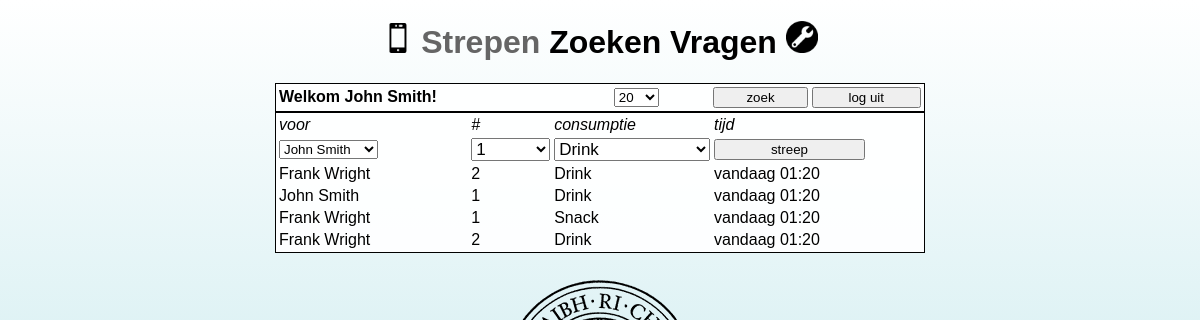
Screenshot of /StreepApp/desktop.php (signed in) with the database file from the repository.
### tables this page shows
CREATE TABLE `personalia` (
  `ID` int(255) NOT NULL,
  `name` char(255) NOT NULL,
  `email` varchar(255) NOT NULL,
  `password` varchar(128) NOT NULL DEFAULT 'qwerty123',
  `debt` float NOT NULL,
  `lastused` datetime NOT NULL,
  `isAdmin` tinyint(1) NOT NULL DEFAULT 0,
  `isActive` tinyint(1) NOT NULL DEFAULT 1
);

CREATE TABLE `purchases` (
  `purchID` int(11) NOT NULL,
  `prodID` int(11) NOT NULL,
  `custID` int(11) NOT NULL,
  `devID` int(11) NOT NULL,
  `purchAmount` int(11) NOT NULL,
  `purchDate` datetime DEFAULT current_timestamp(),
  `purchPrice` float NOT NULL
);

CREATE TABLE `products` (
  `prodID` int(11) NOT NULL,
  `prodName` varchar(255) NOT NULL,
  `prodPrice` float NOT NULL,
  `colorHex` varchar(7) NOT NULL DEFAULT 'FF0000',
  `timessold` int(255) NOT NULL,
  `lastsold` datetime NOT NULL DEFAULT current_timestamp(),
  `isActive` tinyint(1) NOT NULL DEFAULT 1
);

### StreepApp/lookup.php (called while the page is built, shortened)
<?php
function isAdmin($ID) {
    include 'connectDB.php';
	$result = mysqli_fetch_array(mysqli_query($conn, "SELECT isAdmin FROM personalia WHERE ID = '$ID'"));
    return $result['isAdmin'];
}
function giveName($ID) {
    include 'connectDB.php';
	$result = mysqli_fetch_array(mysqli_query($conn, "SELECT name FROM personalia WHERE ID = '$ID'"));
	if(isset($result['name'])){
	    return $result['name'];
	}
	else{return "<i><font color='#9D9D9D'>[verwijderd]</i>";}
}
function giveProduct($ID) {
    include 'connectDB.php';
	$result = mysqli_fetch_array(mysqli_query($conn, "SELECT prodName FROM products WHERE prodID = '$ID'"));
	if(isset($result['prodName'])){
	    return $result['prodName'];
	}
	else{return "<i><font color='#9D9D9D'>[verwijderd]</i>";}
}
?>

### StreepApp/desktop.php (the view, shortened to what this page needs)
<?php
	include 'IDcheck.php';
	include 'connectDB.php';
	include 'lookup.php';
?>
<!doctype html>
<link href="css/outstyle.css" rel="stylesheet" type="text/css" media="screen"/>
    <h1>
    	<a href="mobile.php"><img src="img/mob.png" width="30" height="30" alt=""/></a>
    		          			Strepen
        <a href="mylist.php">	Zoeken</a>
        <a href="contact.php">	Vragen</a>
		<?php if(isAdmin($_COOKIE['deviceID'])){echo('<a href="custList.php"><img src="img/alter.png" width="32" height="32"/></a>');}
        ?>
    </h1>
</head>
<body>
<?php if(!isset($_POST['max'])){$max = 20;}else{$max = $_POST['max'];}?>
<table>
	<tr>
    	<td>
        	<?php echo("<b>Welkom " . giveName($_COOKIE['deviceID']) ."!</b>");?>
		</td>
		<form action="desktop.php" method="post">
		<td>
        	<select name="max" >
                <option><?php echo $max;?></option>
			</select>
		</td>
		<td>
        	<input type="submit" name="retable" value="zoek">
		</td>
		</form>
		<form action="logout.php" method="post">
    	<td>
        	<input type="submit" name="logout" value="log uit">
       	</td>
		</form>
    </tr>
</table>
<table>
	<tr>
		<td><i>	voor		</i></td>
		<td><i>	#			</i></td>
		<td><i>	consumptie	</i></td>
		<td><i>	tijd		</i></td>
	</tr>
	<tr>
    	<form action="streep.php" method="post">
        <td>
        	<select name="name"><?php
				echo "<option>" . giveName($_COOKIE['deviceID']) . "</option>";
			?></select >
		</td>
		<td>
        	<select name="amount"  style="font-size:17px;width:100%;"><?php
				for ($i = 1; $i <= 10; $i++) {
					echo "<option>" . $i . "</option>";
				}
			?></select>
        </td>
		<td>
        	<select name="product" style="font-size:17px;width:100%"><?php
				$query = "SELECT * FROM products ORDER BY timessold DESC";
				$result = mysqli_query($conn, $query);
                while($nextup = mysqli_fetch_array($result)){
					echo "<option>" . $nextup['prodName']."</option>";
				}
             ?></select>
		</td>
		<td>
        	<input type="submit" name="streep" value="streep"style="width:75%"><br>
		</td>
        </form>
        <td><?php
            $result = mysqli_query($conn, "SELECT * FROM purchases ORDER BY purchDate DESC");
			$counter = 0;
            while($nextup = mysqli_fetch_array($result) and ($counter < $max)){
				$counter++;
				$adjective = '';
				if(date('d')==date("d", strtotime($nextup['purchDate']))){		  $date = $nextup['purchDate'];$month = addcslashes(translate_names(date('F', strtotime($date))), 'a..zA..Z');$string = "H:i";$adjective = 'vandaag ';}
				elseif((date('d')-1)==date("d", strtotime($nextup['purchDate']))){$date = $nextup['purchDate'];$month = addcslashes(translate_names(date('F', strtotime($date))), 'a..zA..Z');$string = "H:i";$adjective = 'gisteren  ';}
				elseif((date('d')-2)==date("d", strtotime($nextup['purchDate']))){$date = $nextup['purchDate'];$month = addcslashes(translate_names(date('F', strtotime($date))), 'a..zA..Z');$string = "H:i";$adjective = 'eergisteren  ';}
				elseif(date('Y')==date("Y", strtotime($nextup['purchDate']))){	  $date = $nextup['purchDate'];$month = addcslashes(translate_names(date('F', strtotime($date))), 'a..zA..Z');$string = "d $month H:i";}
				else{														 	  $date = $nextup['purchDate'];$month = addcslashes(translate_names(date('F', strtotime($date))), 'a..zA..Z');$string = "d $month Y H:i";}
				echo "<tr>
						<td>" 	. giveName($nextup['custID']) . "</td>
						<td>" 	. $nextup['purchAmount'] . "</td>
						<td>" 	. giveProduct($nextup['prodID']) . "</td>
						<td>" 	. "$adjective" . date($string, strtotime($date)) .	 "</td>
				</tr>";
			}
		?></td>
	</tr>
</table>
</body>
</html>

### StreepApp/css/outstyle.css (style rules this page uses)
* { font-family: Arial; }
a:link { color:black;text-decoration: none; }
h1 { color:#656565; text-align:center }
body { margin-left:auto; margin-right:auto; width:1000px; }
input[type = submit] { text-align: center; width:100%; }
table { border: 1px solid black; background:rgba(255,255,255,0.9); margin: 0 auto; width:650px; }

### rows the page displays
personalia: name "John Smith"
purchases: custID.name "Frank Wright", purchAmount "2", prodID.prodName "Drink", purchDate "vandaag", purchDate "01:20"
purchases: custID.name "John Smith", purchAmount "1", prodID.prodName "Drink", purchDate "vandaag", purchDate "01:20"
purchases: custID.name "Frank Wright", purchAmount "1", prodID.prodName "Snack", purchDate "vandaag", purchDate "01:20"
purchases: custID.name "Frank Wright", purchAmount "2", prodID.prodName "Drink", purchDate "vandaag", purchDate "01:20"

### other values shown
form field max "20"
form field amount "1"
form field product "Drink"
